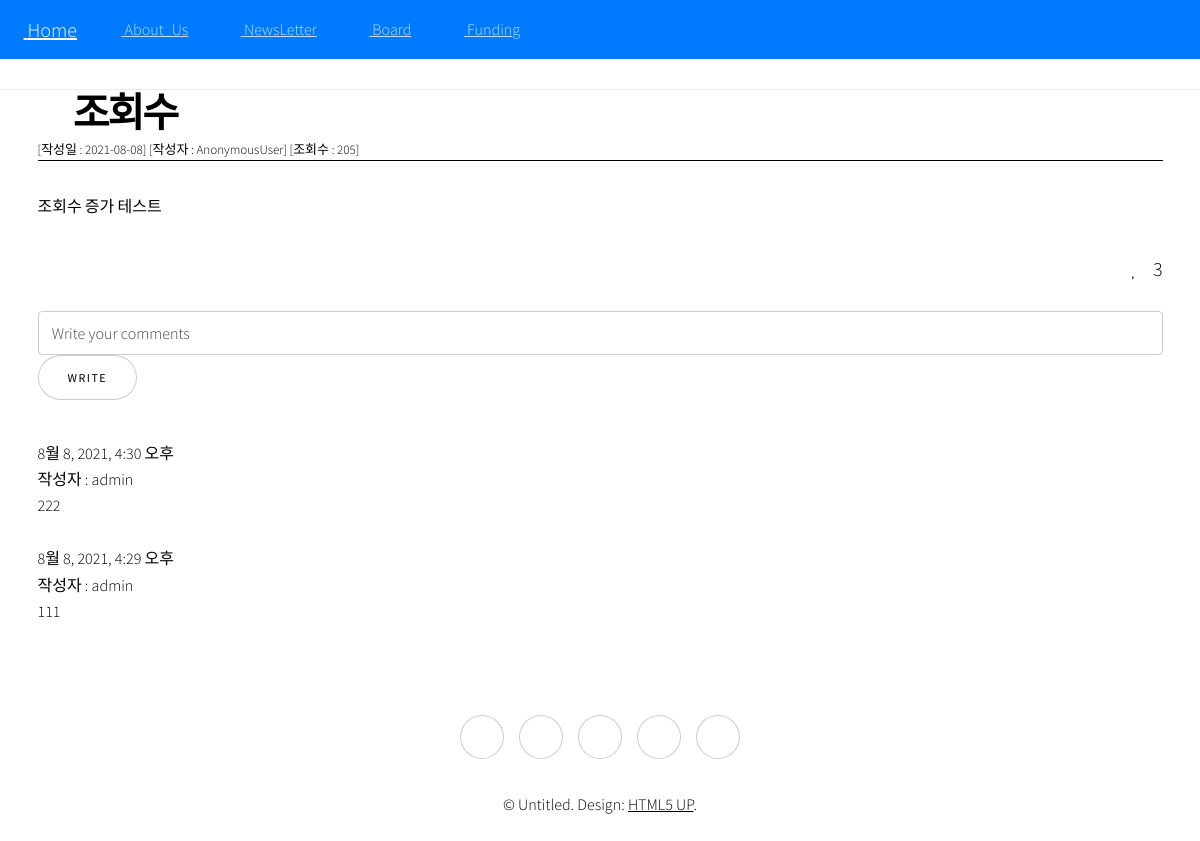
Page /board/14/ on the earlier database version.
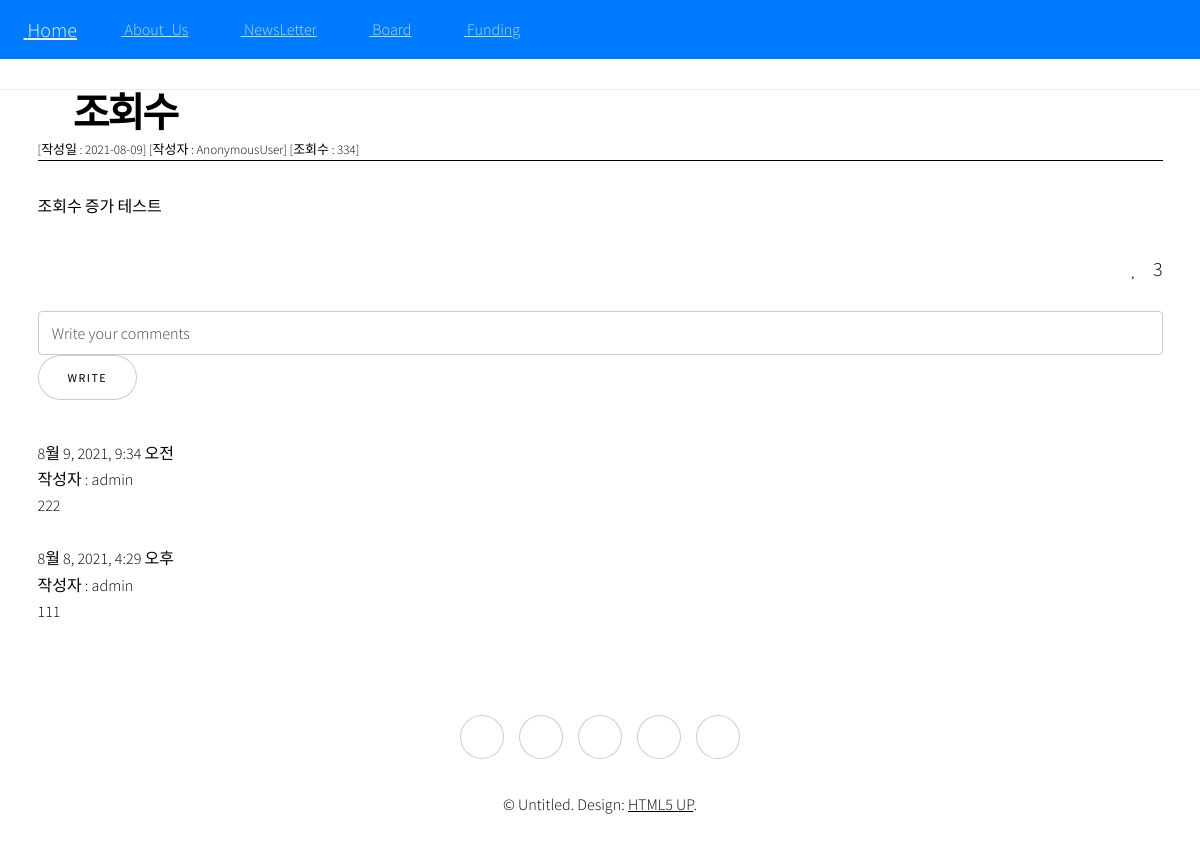
Same page on the later database version.
### board/models.py (models this page shows, shortened)
class Post(models.Model):
    title = models.CharField(verbose_name='TITLE', max_length=50)
    description = models.CharField('DESCRIPTION', max_length=100, blank=True,
    help_text='simple description text.')
    content = models.TextField('CONTENT')
    create_dt = models.DateTimeField('CREATE DATE', auto_now_add=True)
    modify_dt = models.DateTimeField('MODIFY DATE', auto_now=True)
    user = models.ForeignKey(User,on_delete=models.CASCADE,
        verbose_name='USER', blank=True, null=True)
    hits = models.PositiveIntegerField("조회수",default=0)
    like = models.ManyToManyField(settings.AUTH_USER_MODEL, related_name="like_posts", blank=True)
    class Meta:
        verbose_name = 'post'
        verbose_name_plural = 'posts'
        db_table = 'board_posts'
        ordering = ('-create_dt',)
    def save(self,*args,**kwargs):
        super().save(*args,**kwargs)
    @property
    def hits_count(self):
        self.hits = self.hits + 1
        self.save()

class Comment(models.Model):
    post=models.ForeignKey(Post, on_delete=models.CASCADE, null=True,
        related_name='comments')
    comment_date = models.DateTimeField(auto_now_add=True)
    comment_contents = models.CharField(max_length=200)
    comment_writer= models.ForeignKey(User,on_delete=models.CASCADE, null=True)
    class Meta:
        ordering=['-id']

### board/views.py (the view)
# urls.py: path('<int:pk>/',PostDetailView.as_view(), name="detail"),
class PostDetailView(DetailView):
    model = Post

### board/templates/board/post_detail.html (shortened to what this page needs)
{% extends 'base.html' %}
{% load bootstrap4 %}
{% block content%}
<div class="container">
    <h1 style=" font-size:40px; font-weight: bold; margin-bottom: 0px;"><i class="fas fa-fish"></i> {{object.title}}
    </h1>
    <P style="font-size:13px; margin-top:2px; border-bottom: 1px solid black;">
    [작성일 : {{object.modify_dt|date:"Y-m-d"}}] [작성자 : {{user}}] [조회수 : {{object.hits}}]</P>
    <div>
        {% autoescape off %}
        {{ object.content }}
        {% endautoescape%}
    </div>
    <div class="text-right">
        {% if user.is_active %}
            {% if user in post.like.all %}
                <a href="{% url 'board:like' post.id %}" >
                <i class="fas fa-heart"></i>
            {% else %}
                <a href="{% url 'board:like' post.id %}" >
                <i class="far fa-heart"></i>
            {% endif %}
        </a>
        <span style="font-size:20px; margin-left:8px">{{post.like.count}}</span>
        {% else %}
            <i class="far fa-heart mr-2"></i><span style="font-size:20px; margin-left:8px">{{post.like.count}}</span>
        {% endif %}
    </div>
    <br>
    <form action="{% url 'board:comment' post.pk %}" method="POST" id="f1" >
        <input type="text" name="content" placeholder="Write your comments">
        {% if user.is_active %}
            <input type="submit" value="Write"/>
        {% else %}
            <a href="{% url 'login' %}" class="button  smooth-scroll-middle">Write</a>
        {% endif %}
    </form>
    {% for comment in post.comments.all %}
        <div class="comment">
            <div class="date">{{comment.comment_date}}</div>
            <p style="margin-bottom:0px">작성자 : {{comment.comment_writer}}</p>
            <p style="margin-bottom:0px">{{comment.comment_contents}}</p>
        </div>
        <br>
    {%empty%}
        <p>No comment</p>
    {% endfor %}
</div>
{% endblock %}

### templates/base.html (shortened to what this page needs)
{% load static %}
<!DOCTYPE HTML>
<html>
	<head>
		<link rel="stylesheet" href="{% static 'plugins/fontawesome-free/css/all.min.css' %}">
		<link rel="stylesheet" href="{% static 'adminlte/css/adminlte.min.css' %}">
		<link rel="stylesheet" href="{% static 'assets/css/main.css' %}" />
		<nfoscript><link rel="stylesheet" hre="{% static 'assets/css/noscript.css' %}" /></nfoscript>
	</head>
	<body class="is-preload">
		{% include "menu.html" %}
		<div id="wrapper" class="divided">
			<div class="content-header">
            </div>
			<div class="content">
				<div class="container-fluid">
					{% block content %}{% endblock %}
				</div>
			</div>
		</div>
		 {% include "footer.html" %}
	</body>
</html>

### templates/menu.html (shortened to what this page needs)
<nav class="navbar navbar-expand-md bg-primary navbar-dark sticky-top">
    <a class="navbar-brand" href="{% url 'home' %}">
        <i class="fas fa-globe-americas"></i> Home
    </a>
    <div class="collapse navbar-collapse" id="collapsibleNavbar">
        <ul class="navbar-nav">
         <li class="nav-item">
                <a class="nav-link" href="{% url 'donation:intro' %}"><i class="fas fa-users"></i> About_Us</a>
            </li>
            <li class="nav-item">
                <a class="nav-link" href="{% url 'donation:newsletter' %}"><i class="fas fa-newspaper"></i> NewsLetter</a>
            </li>
            <li class="nav-item">
                <a class="nav-link" href="{%url 'board:list' %}"><i class="fas fa-clipboard-list"></i> Board</a>
            <li class="nav-item">
                <a class="nav-link" href="{%url 'funding:index' %}"><i class="fas fa-clipboard-list"></i> Funding</a>
            </li>
        </ul>
    </div>
</nav>

### templates/footer.html
<footer class="wrapper style1 align-center">
    <div class="inner">
        <ul class="icons">
            <li><a href="https://twitter.com/" class="icon brands style2 fa-twitter"><span class="label">Twitter</span></a></li>
            <li><a href="https://www.facebook.com/" class="icon brands style2 fa-facebook-f"><span class="label">Facebook</span></a></li>
            <li><a href="https://www.instagram.com/" class="icon brands style2 fa-instagram"><span class="label">Instagram</span></a></li>
            <li><a href="https://kr.linkedin.com/" class="icon brands style2 fa-linkedin-in"><span class="label">LinkedIn</span></a></li>
            <li><a href="#" class="icon style2 fa-envelope"><span class="label">Email</span></a></li>
        </ul>
        <p>&copy; Untitled. Design: <a href="https://html5up.net">HTML5 UP</a>.</p>
    </div>
</footer>

Differences in the rows shown:
removed Comment: comment_date "8월 8, 2021, 4:30 오후", comment_writer "admin", comment_contents "222"
changed Post "조회수": modify_dt "2021-08-08" → "2021-08-09"; hits "205" → "334"
added Comment: comment_date "8월 9, 2021, 9:34 오전", comment_writer "admin", comment_contents "222"
